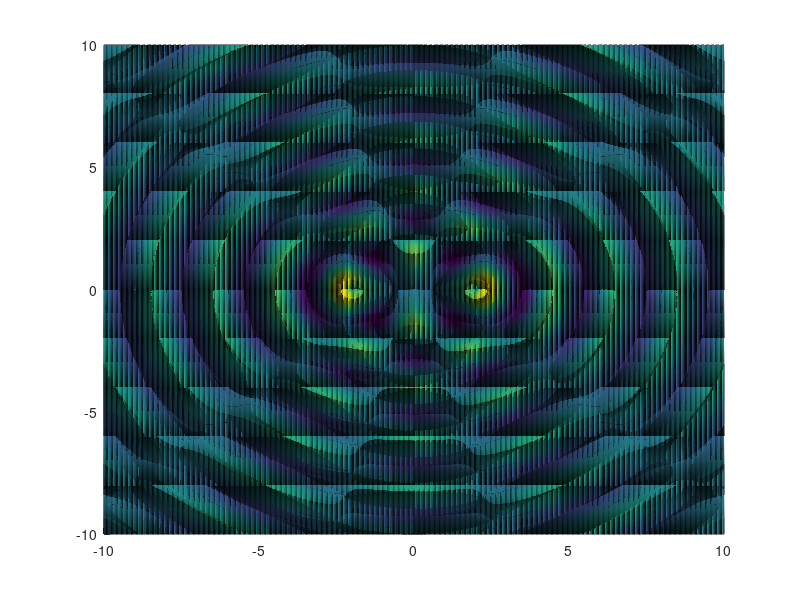

Write MATLAB code to recreate this figure. (Note: this script raises an error after producing the figure.)
% n points in total, the resolution of simulation
% Warning: do not let n > 1000, it may cause damage to your machine
n = 500; 

% Wave parameters
% two source interference
xpos = [-2 2];
ypos = [0 0];
%xpos = [-4 -2 0 2 4];
%ypos = [0 0 0 0 0];
% Huygens Principal
%xpos = linspace(-8, 8, 101);
%ypos = zeros(1,101);
%k = 2*pi/2;
p = size(xpos, 2); % number of point wave source
k = 2*pi/(2); % wave number = 2pi/wavelength
w = 0.2; % omega (angular frequency)
t = 0; % t (time)

[x, y] = meshgrid(linspace(-10, 10, n), linspace(-10, 10, n));
z = zeros(n);
for j = 1:p
   z = z + (0.5./(((x-xpos(j)).^2) + (y-ypos(j)).^2).^(1/4)).*(sin(k*sqrt((x-xpos(j)).*(x-xpos(j)) + (y-ypos(j)).*(y-ypos(j))) - w*t));
end

f = figure;
hold on;
% ignore the below comment
% [M, c1] = contour(x, y, z, [0.99, 0.99], 'blue');
% [M, c2] = contour(x, y, z, [-0.99, -0.99], 'red');
% [M, c3] = contour(x, y, z, [0, -100], 'black');
%[M, c4] = contour(x, y, z, [-0.99, -100], 'red');
s = surf(x, y, z);
[M, c] = contour(x, y, z, [0, 0], 'black');
s.EdgeColor = 'none';
sc = scatter(xpos, ypos, 'black', 'filled');
colorbar;
caxis([-1.5, 1.5]);
%caxis([-10, 10]);
hold off;

fname = '2dWave2.gif';

% add the below line after z + to simulate with energy lose
% (0.5./(((x-xpos(j)).^2) + (y-ypos(j)).^2).^(1/4)).*

for t = 0:30
    z = zeros(n);
    for j = 1:p
        z = z + (0.5./(((x-xpos(j)).^2) + (y-ypos(j)).^2).^(1/4)).*(sin(k*sqrt((x-xpos(j)).*(x-xpos(j)) + (y-ypos(j)).*(y-ypos(j))) - w*t));
    end
    set(s, 'XData', x, 'YData', y, 'ZData', z);
    % If you want to turn on the contour plot, uncommene the below line
    %set(c, 'XData', x, 'YData', y, 'ZData', z);
    
    %ignore the below comment
%     set(c1, 'XData', x, 'YData', y, 'ZData', z);
%     set(c2, 'XData', x, 'YData', y, 'ZData', z);
%     set(c3, 'XData', x, 'YData', y, 'ZData', z);

    % if you don't want to produce gif output, comment the below code
    drawnow limitrate
    frame = getframe(f);
    im = frame2im(frame);
    [imind, cm] = rgb2ind(im, 256);
    if t == 0
        imwrite(imind, cm, fname, 'gif', 'Loopcount', inf, 'DelayTime', 0.10);
    else
        imwrite(imind, cm, fname, 'gif', 'WriteMode', 'append', 'DelayTime', 0.10);
    end
end